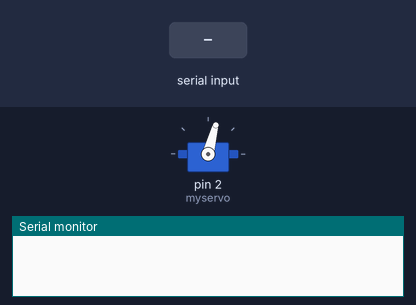
Bench run of a sketch on a simulated Arduino Uno, built with avr-gcc and run on an emulated ATmega328P. Shown: servo, the last lines printed to the serial monitor. The inputs (shaded band) are chosen by the test bench.

Above: at 1.2 s.
1.3 s: "90,45\n" received over Serial
At 3.1 s:
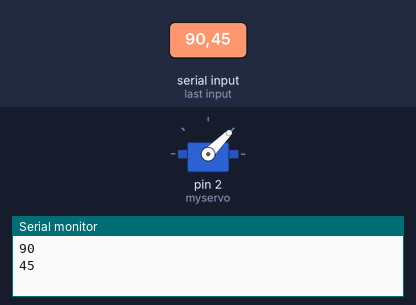
3.8 s: "30,150\n" received over Serial
At 6.2 s:
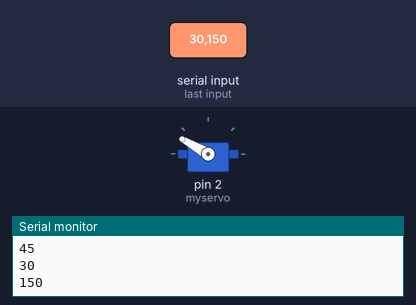
6.8 s: "200\n" received over Serial
At 8.5 s:
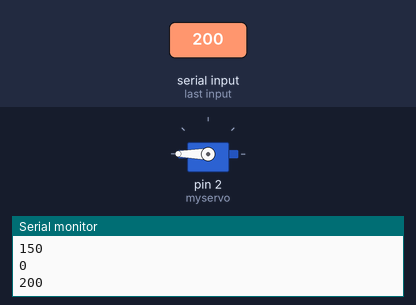
9.8 s: "90\n" received over Serial
At 11.9 s:
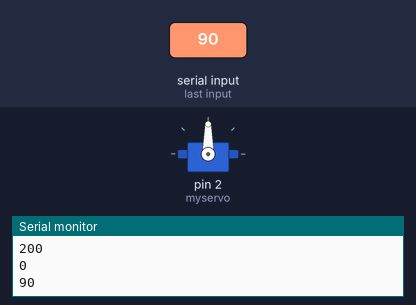
Timing chart, 0 to 13.3 s (numbered marks = the images above; inputs shaded):
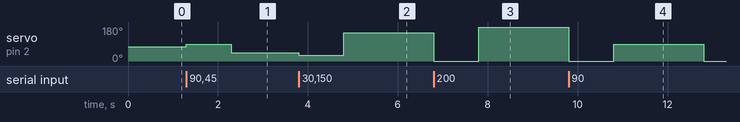

Measured:
- after the input at 1.3 s, servo on pin 2 (myservo): 75° → 90° at once, → 45° 1.0 s later
- after the input at 3.8 s, servo on pin 2 (myservo): 45° → 30° at once, → 150° 1.0 s later, → 0° 2.0 s later
- after the input at 6.8 s, servo on pin 2 (myservo): 0° → 180° after 1.0 s, → 0° 2.0 s later
- after the input at 9.8 s, servo on pin 2 (myservo): 0° → 90° after 1.0 s, → 0° 2.0 s later

The sketch:

Arduino.TEST.ino
```cpp
#include <Servo.h>

Servo myservo;
int input;
void setup()
{
  myservo.attach(2);
  Serial.begin(250000);
  myservo.write(75);
}

void loop() {
  if (Serial.available() > 0) {
    input = Serial.parseInt();
    myservo.write(input);
    Serial.println(input);
    delay (1000);
  }
}
```
